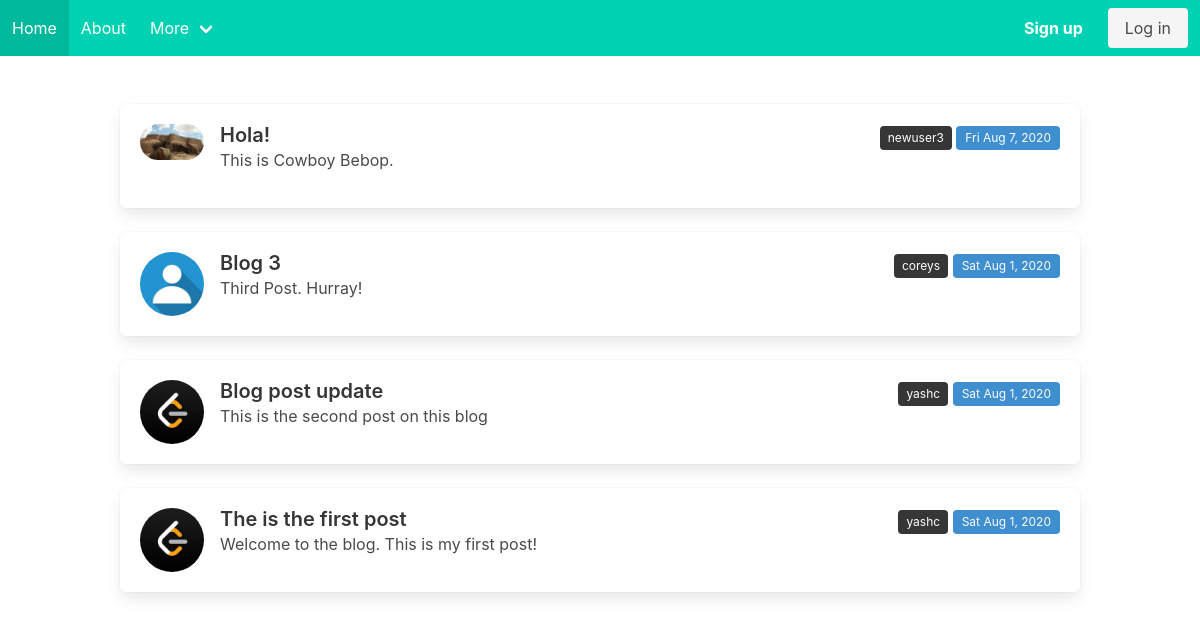
The app's page /, older data.
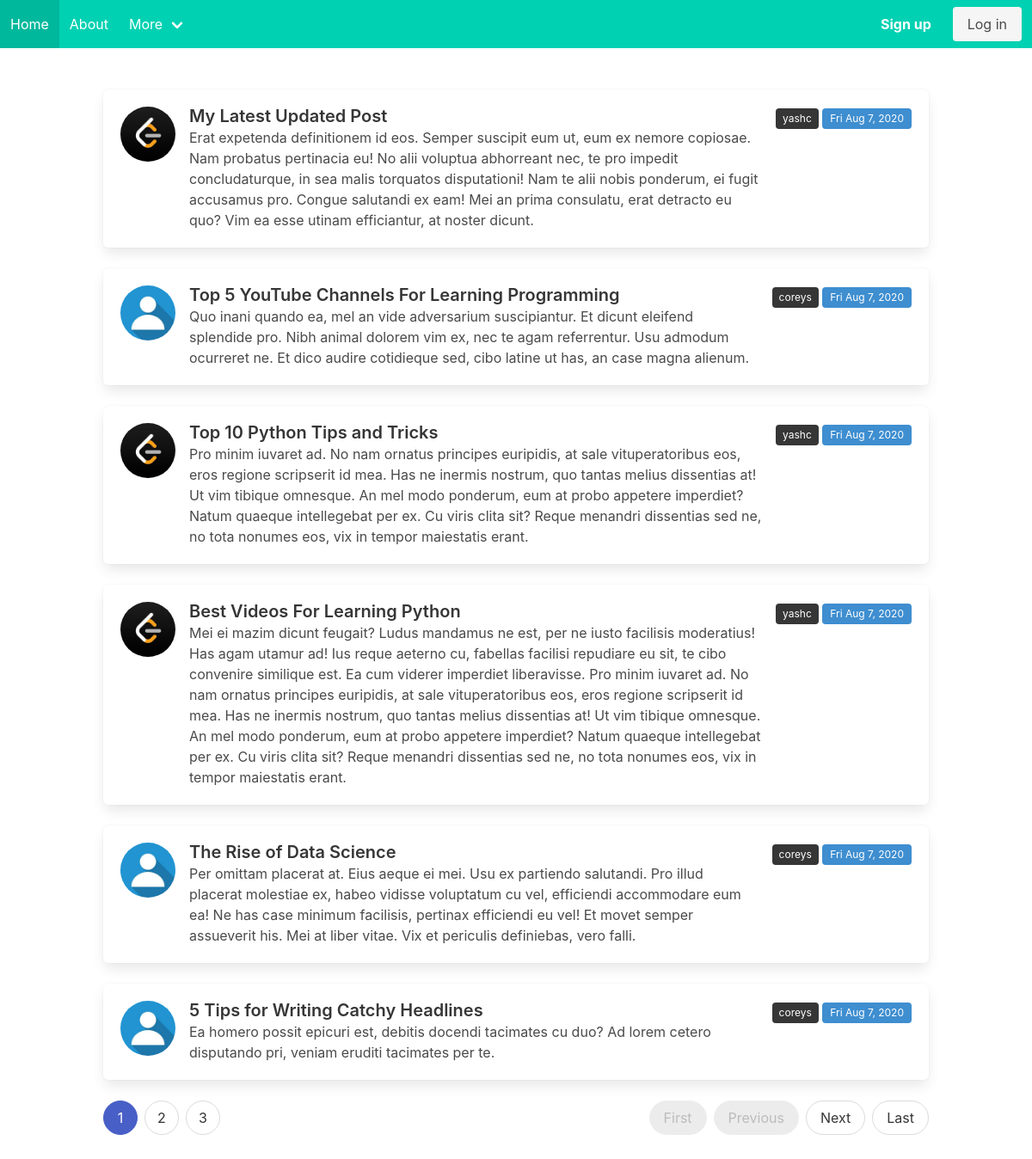
The same page, newer data.
### blog/models.py (models this page shows, shortened)
class Post(models.Model):
    title = models.CharField(max_length=100)
    content = models.TextField()
    date_posted = models.DateTimeField(auto_now_add=True)
    author = models.ForeignKey(User, on_delete=models.CASCADE)

### users/models.py (models this page shows, shortened)
class Profile(models.Model):
    user = models.OneToOneField(User, on_delete=models.CASCADE)
    image = models.ImageField(default='default.jpg', upload_to='profile_pics')

### blog/views.py (the view)
# urls.py: path('', PostListView.as_view(), name='blog-home'),
class PostListView(ListView):
    model = Post
    template_name = 'blog/home.html'
    context_object_name = 'posts'
    ordering = ['-date_posted']
    paginate_by = 6

### blog/templates/blog/home.html
{% extends "blog/base.html" %}
{% block content %}
{% for post in posts %}
<div class="box">
  <article class="media">
    <figure class="media-left">
      <p class="image is-64x64">
        <img class="is-rounded" src="{{ post.author.profile.image.url }}">
      </p>
    </figure>
    <div class="media-content">
      <div class="content">
        <a href="{% url 'post-detail' post.id %}">
          <strong class="title is-5">{{post.title}}</strong>
        </a>
        <br>
        {{post.content}}
      </div>
    </div>
    <div class="media-right">
      <a class="px-2 tag is-dark" href="{% url 'user-posts' post.author.username %}">{{post.author}}</a>
      <small class="tag is-info">{{post.date_posted|date:"D M j, Y"}}</small>
    </div>
  </article>
</div>
{% endfor %}
<nav class="pagination is-rounded" role="navigation" aria-label="pagination">
  {% if is_paginated %}
  {% if page_obj.has_previous %}
  <a class="pagination-previous" href="?page=1">First</a>
  <a class="pagination-previous" href="?page={{ page_obj.previous_page_number }}">Previous</a>
  {% else %}
  <a class="pagination-previous" title="This is the first page" disabled>First</a>
  <a class="pagination-previous" title="This is the first page" disabled>Previous</a>
  {% endif %}
  <ul class="pagination-list">
    {% for num in page_obj.paginator.page_range %}
    {% if page_obj.number == num %}
    <li>
      <a class="pagination-link is-current" aria-label="Page {{ num }}" aria-current="page"
        href="?page={{ num }}">{{ num }}</a>
    </li>
    {% elif num > page_obj.number|add:'-3' and num < page_obj.number|add:'3' %}
    <li>
      <a class="pagination-link" aria-label="Goto page {{ num }}" href="?page={{ num}}">{{ num }}</a>
    </li>
    {% endif %}
    {% endfor %}
  </ul>
  {% if page_obj.has_next %}
  <a class="pagination-next" href="?page={{ page_obj.next_page_number }}">Next</a>
  <a class="pagination-next" href="?page={{ page_obj.paginator.num_pages }}">Last</a>
  {% else %}
  <a class="pagination-next" title="This is the last page" disabled>Next</a>
  <a class="pagination-next" href="?page={{ page_obj.paginator.num_pages }}">Last</a>
  {% endif %}
  {% endif %}
</nav>
{% endblock content %}

Row changes from the older to the newer data that the page shows:
no longer on this page (row unchanged): Post: author.profile.image (picture), title "Hola!", content "This is Cowboy Bebop.", author "newuser3", date_posted "Fri Aug 7, 2020"
no longer on this page (row unchanged): Post: author.profile.image (placeholder picture), title "Blog 3", content "Third Post. Hurray!", author "coreys", date_posted "Sat Aug 1, 2020"
no longer on this page (row unchanged): Post: author.profile.image (picture), title "Blog post update", content "This is the second post on this blog", author "yashc", date_posted "Sat Aug 1, 2020"
no longer on this page (row unchanged): Post: author.profile.image (picture), title "The is the first post", content "Welcome to the blog. This is my first post!", author "yashc", date_posted "Sat Aug 1, 2020"
added Post: author.profile.image (picture), title "My Latest Updated Post", content "Erat expetenda definitionem id eos. Semper suscipit eum ut, eum ex nemore copiosae. Nam probatus pertinacia eu! No alii voluptua abhorreant nec, te pro impedit concludaturque, in sea malis torquatos disputationi! Nam te alii nobis ponderum, ei fugit accusamus pro. Congue salutandi ex eam! Mei an prima consulatu, erat detracto eu quo? Vim ea esse utinam efficiantur, at noster dicunt.", author "yashc", date_posted "Fri Aug 7, 2020"
added Post: author.profile.image (placeholder picture), title "Top 5 YouTube Channels For Learning Programming", content "Quo inani quando ea, mel an vide adversarium suscipiantur. Et dicunt eleifend splendide pro. Nibh animal dolorem vim ex, nec te agam referrentur. Usu admodum ocurreret ne. Et dico audire cotidieque sed, cibo latine ut has, an case magna alienum.", author "coreys", date_posted "Fri Aug 7, 2020"
added Post: author.profile.image (picture), title "Top 10 Python Tips and Tricks", content "Pro minim iuvaret ad. No nam ornatus principes euripidis, at sale vituperatoribus eos, eros regione scripserit id mea. Has ne inermis nostrum, quo tantas melius dissentias at! Ut vim tibique omnesque. An mel modo ponderum, eum at probo appetere imperdiet? Natum quaeque intellegebat per ex. Cu viris clita sit? Reque menandri dissentias sed ne, no tota nonumes eos, vix in tempor maiestatis erant.", author "yashc", date_posted "Fri Aug 7, 2020"
added Post: author.profile.image (picture), title "Best Videos For Learning Python", content "Mei ei mazim dicunt feugait? Ludus mandamus ne est, per ne iusto facilisis moderatius! Has agam utamur ad! Ius reque aeterno cu, fabellas facilisi repudiare eu sit, te cibo convenire similique est. Ea cum viderer imperdiet liberavisse. Pro minim iuvaret ad. No nam ornatus principes euripidis, at sale vituperatoribus eos, eros regione scripserit id mea. Has ne inermis nostrum, quo tantas melius dissentias at! Ut vim tibique omnesque. An mel modo ponderum, eum at probo appetere imperdiet? Natum quaeque intellegebat per ex. Cu viris clita sit? Reque menandri dissentias sed ne, no tota nonumes eos, vix in tempor maiestatis erant.", author "yashc", date_posted "Fri Aug 7, 2020"
added Post: author.profile.image (placeholder picture), title "The Rise of Data Science", content "Per omittam placerat at. Eius aeque ei mei. Usu ex partiendo salutandi. Pro illud placerat molestiae ex, habeo vidisse voluptatum cu vel, efficiendi accommodare eum ea! Ne has case minimum facilisis, pertinax efficiendi eu vel! Et movet semper assueverit his. Mei at liber vitae. Vix et periculis definiebas, vero falli.", author "coreys", date_posted "Fri Aug 7, 2020"
added Post: author.profile.image (placeholder picture), title "5 Tips for Writing Catchy Headlines", content "Ea homero possit epicuri est, debitis docendi tacimates cu duo? Ad lorem cetero disputando pri, veniam eruditi tacimates per te.", author "coreys", date_posted "Fri Aug 7, 2020"
Text that changed along with them:
text now shown: "First Previous Next Last"
new list line: "1"
new list line: "2"
new list line: "3"
